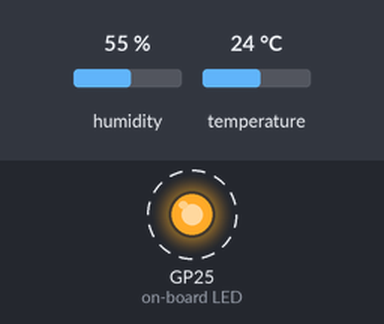
Bench run of a program on a simulated Raspberry Pi Pico running MicroPython. On the bench: output pins drawn as LEDs (lit = HIGH). Dashed ring = blinking. The test bench sets the inputs (shaded band); at power-on: humidity 55 %, temperature 24 °C. WiFi joins after 1.5 s; no MQTT or app messages arrive unless stated; values from a settings file that is not in the repository are placeholders; what the program prints to the serial console is not drawn.

Above: at 2.55 s.
Timing chart, 0 to 5.5 s (numbered marks = the images above):
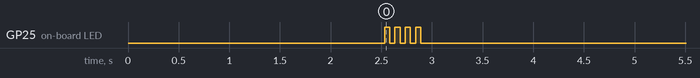

Measured:
- by itself, GP25 (on-board LED): alternates HIGH for 0.05 s and LOW for 0.05 s, 8 changes in all, then stays LOW

The program:

main.py
```python
'''
##################################################################################
##################################################################################

Import section

##################################################################################
##################################################################################
'''

import dht                # DHT library provided by micropython
import gc                 # garbage collector for memory management
import custom_exceptions as ce  # custom exceptions for error handling

from ujson import dumps
from boot import blink, mqtt_client, MQTT_CLIENT_ID
from analog_sensor import AnalogSensor      # Analog sensor module which provides an extra abstraction layer and more control over the analog sensors
from machine import Pin, reset, reset_cause      # micropython library for pin access
from time import sleep            # time functions
from my_secrets import mqtt_feeds    # secret file with credentials
'''
##################################################################################
##################################################################################

Global Variables and Objects

##################################################################################
##################################################################################
'''
# delays
DELAY = 1800 # delay in s between each readings -> 15 minutes
BLINK_DELAY_UNKNOWN_ERROR = 500 # in ms define the blink delay for unkown errors
BLINK_DELAY_SENSOR_CONF_ERROR = 100 # blink delay for analog sensor configuration error
BLINK_DELAY_SENSOR_READING_ERROR = 1000
BLINK_DELAY_SENDING_DATA = 50

# pins' GPIO number
PIN_BUTTON = 22
PIN_LIGHT = 26
PIN_DHT = 27
PIN_SOIL = 28

# Mqtt channels to publish
# stored in my_secrets.py to avoid exposing credentials
MQTT_AMBIENT_TEMP_FEED = mqtt_feeds['ambient_temperature']
MQTT_AMBIENT_HUMI_FEED = mqtt_feeds['ambient_humidity']
MQTT_AMBIENT_LIGHT = mqtt_feeds['ambient_light']
MQTT_SOIL_MOISTURE_FEED = mqtt_feeds['soil_moisture']
MQTT_FEED = MQTT_CLIENT_ID
# Boundaries for Analog sensors:
MAX_SOIL = 43500 # Correspond to the reading obtained when sensor in the air and dry
MIN_SOIL = 13000 # Corresponds to the reading obtained when sensor was emegred in water.

MIN_LIGHT = 300 # Corresponds to the sensor being in the sun
MAX_LIGHT = 2000 # Corresponds to the sensor being under a blanket to mimic dark environment
'''

##################################################################################
##################################################################################

Sensor connection

##################################################################################
##################################################################################
'''

try:
    button = Pin(PIN_BUTTON,Pin.IN)             # Button to control connection on digital pin 20
    light_sensor = AnalogSensor(pin=PIN_LIGHT,name="Ambient Light Sensor") # light sensor connected on pin 26
    # Set the min and max value to be able to retrieve a % of light
    light_sensor.min = MIN_LIGHT
    light_sensor.max = MAX_LIGHT

    soil_sensor = AnalogSensor(pin=PIN_SOIL, name="Soil Moisture Sensor") # Soil moisture sensor connected on pin 28
    # Set the min and max value to be able to retrieve a % of soil humidity
    soil_sensor.min = MIN_SOIL
    soil_sensor.max = MAX_SOIL
    #dht11 sensor for temp and humidity
    dht11_sensor = dht.DHT11(Pin(PIN_DHT))     # DHT11 Constructor connected to pin analog 27

except ce.InvalidSensorNameException as ne: # exception if invalid sensor name
    print(ne.message)
    blink(BLINK_DELAY_SENSOR_CONF_ERROR)
    reset()
except ce.InvalidPinException as pe: # exception if invalid analog pin for Pico W.
    print(pe.message)
    blink(BLINK_DELAY_SENSOR_CONF_ERROR)
    reset()
except Exception as e:
    print(str(e))
    blink(BLINK_DELAY_UNKNOWN_ERROR)
    blink(BLINK_DELAY_UNKNOWN_ERROR)
    reset()

while True:
    try:
        print("Reset cause: {}".format(reset_cause()))

        dht11_sensor.measure()
        current_temperature = dht11_sensor.temperature()
        data = {
            'temperature': current_temperature
        }

        json_data = dumps(data)
        print(json_data)
        mqtt_client.publish(topic=MQTT_AMBIENT_TEMP_FEED,msg=json_data,qos=1)
        blink(BLINK_DELAY_SENDING_DATA)

        current_humidity = dht11_sensor.humidity()
        data = {
            'humidity': current_humidity
        }

        json_data = dumps(data)
        print(json_data)
        mqtt_client.publish(topic=MQTT_AMBIENT_HUMI_FEED,msg=json_data,qos=1)
        blink(BLINK_DELAY_SENDING_DATA)

        percentage_darkness = light_sensor.get_percentage_data()
        # We calculate the complementary percentage because it is more intuitive to think about % of light instead of darkness
        percentage_light = round(100 - percentage_darkness, 0)
        data = {
            'light': percentage_light
        }

        json_data = dumps(data)
        print(json_data)
        mqtt_client.publish(topic=MQTT_AMBIENT_LIGHT,msg=json_data,qos=1)
        blink(BLINK_DELAY_SENDING_DATA)

        percentage_dryness = soil_sensor.get_percentage_data()
        # We calculate the complementary percentage because it is more intuitive to think about % of humidity instead of dryness
        percentage_moist = round(100 - percentage_dryness,0)
        data = {
            'moist': percentage_moist
        }
        json_data = dumps(data)
        print(json_data)
        mqtt_client.publish(topic=MQTT_SOIL_MOISTURE_FEED, msg=json_data,qos=1)
        blink(BLINK_DELAY_SENDING_DATA)

        # Print info into the console
        print("###################################")
        print("Available memory: ", gc.mem_free())
        print("###################################")
        print("Light (%): {}".format(percentage_light))
        print("Soil moist (%) {}%".format(percentage_moist))
        print("Temperature is {} degrees Celsius and Humidity is {}%".format(current_temperature, current_humidity))
        print("###################################")

        # Call the garbage collector to clean memory
        gc.collect()
        # wait until next reading
        sleep(DELAY)

    except ce.InvalidMinMaxException as me:
            print(me.message)
            blink(BLINK_DELAY_SENSOR_CONF_ERROR)
            # We do not reset since maybe some data can maybe be sent
    except Exception as e:
            print(str(e)) # print exception messages
            reset() # reset the device if any exception is caught
```

custom_exceptions.py
```python
class InvalidPinException(Exception):
    def __init__(self, message):
        self.message = message
        super().__init__(self.message)

class InvalidMinMaxException(Exception):
    def __init__(self, message):
        self.message = message
        super().__init__(self.message)

class InvalidSensorNameException(Exception):
    def __init__(self, message):
        self.message = message
        super().__init__(self.message)
```

analog_sensor.py
```python
from machine import ADC, Pin
from custom_exceptions import InvalidPinException, InvalidMinMaxException, InvalidSensorNameException
from time import sleep_ms

valid_pico_w_analog_pins = (26,27,28) # list of the valid pico w analog pins

class AnalogSensor():
    def __init__(self, pin, name):
        if not name.strip():
            raise InvalidSensorNameException(message="The name of the sensor should not be empty or contain only white spaces")
        if pin not in valid_pico_w_analog_pins:
            raise InvalidPinException(message="Invalid Pin provided. The valid analog pins for pico W are 26, 27 or 28")


        self._pin:int = pin
        self._max:int = None
        self._min:int = None
        self._name:int = name
        # The ADC sensor
        self._sensor = ADC(Pin(self._pin))

    '''
    Getters and setters
    '''
    @property #allows to access the value using this form: object.pin instead object.pin()
    def pin(self) -> int:
        return self._pin

    @pin.setter #allows to set the value using object.pin instead of object.pin()
    def pin(self, value: int):
        # Check if the pin is a valid analog pin for a
        if value not in valid_pico_w_analog_pins:
            raise InvalidPinException(message="Invalid Pin provided. The valid analog pins for pico W are 26, 27 or 28")
        self._pin = value

    @property
    def sensor(self) -> int:
        return self._sensor

    @property
    def max(self) -> int:
        return self._max

    @max.setter
    def max(self, value: int):
        '''
        Should be used only if min has been set
        '''
        if self._min is None:
            raise InvalidMinMaxException(message="Please set the minimum for " + self._name + " first.")
        if value < 0 or value < self._min:
            raise InvalidMinMaxException(message="The maximum boundary for " + self._name + " should be >= 0. and >= to the minimum boundary.")
        self._max = value
    @property
    def min(self) -> int:
        return self._min

    @min.setter
    def min(self, value: int):
        # check if the value is <= to 0 -> negatives are not allowed
        if value < 0:
            raise InvalidMinMaxException(message="The minimum boundary for " + self._name + " should be >= 0")
        # Check if the max has been defined and in that case if the value is superior or equal to the max -> there should be a gap between min and max with min < max
        if self._max is not None and value >= self._max:
            raise InvalidMinMaxException(message="The minimum boundary for " + self._name + " should be < to the maximum boundary")
        self._min = value


    @property
    def name(self) -> str:
        return self._name

    @name.setter
    def name(self, value: str):
        if not value.strip():
            raise InvalidSensorNameException(message="The name of the sensor should not be empty or contain only white spaces")
        self._name = value

    '''
    Methods
    '''

    def get_raw_data(self) -> int:
        '''
        Return the raw value read from the sensor
        '''
        return self.sensor.read_u16()

    def calculate_percentage_data(self, value) -> float:
        '''
        Return the value in percentage based on the _min and the _max for the provided value
        If out of bound, returns closest max or min.
        '''
        if self._max is None or self._min is None:
            raise InvalidMinMaxException(message="Minimum and/or maximum boundaries are not defined for sensor " + self._name)

        if value <= self.min:
            return 0.0
        if value >= self.max:
            return 100.0

        adjusted_max = self.max - self.min
        adjusted_value = value - self.min
        percentage = adjusted_value / adjusted_max * 100

        return percentage

    def get_percentage_data(self) -> float:
        '''
        Reads the sensor value and returns the value in percentage based on the _min and the _max
        If out of bound, returns closest max or min.
        '''
        # clamp the value between _min and _max to ensure it falls within the range
        result = self.calculate_percentage_data(value=self.get_raw_data())
        return result

    def calibrate_min(self):
        '''
        Allows to set _min using a mean of 10 readings with 100 ms interval. The min should reflect the minimum value expected to be returned.
        Place the sensor in the conditions triggering the minimum output and call the method.
        Should be called before calibrate_max if no _max value has been set.
        '''
        ms_interval = 100
        iterations = 10
        total = 0
        for _ in range(iterations):
            total += self.get_raw_data()
            sleep_ms(ms_interval)
        self.min = int(round(total/iterations)) # we use the setter to check for the exceptions

    def calibrate_max(self):
        '''
        Allows to set _max using a mean of 10 readings with 100 ms. The max should reflect the maximum value expected to be returned.
        Place the sensor in the conditions triggering the maximum output and call the method.
        '''
        ms_interval = 100
        iterations = 10
        total = 0
        for _ in range(iterations):
            total += self.get_raw_data()
            sleep_ms(ms_interval)
        self.max = int(round(total/iterations)) # we use the setter to check for the exceptions

    def __str__(self):
        '''
        Returns a string about the sensor with key attributes' values
        '''
        return "Sensor {}, connected to pin {}, with min = {} and max = {}".format(self.name, self.pin, self.min, self.max)
```

WIFI.py
```python
# Modified version of the original code: https://hackmd.io/@lnu-iot/rJVQizwUh from @author: LNU Applied IoT
# Modified to be an object and include a disconnect method as well as some attributes

import network
from time import sleep
from my_secrets import secrets  # secrets is not pushed to avoid having WIFI access on github

class WifiConnector():

    wlan: network.WLAN
    debug: bool
    ip: str
    def __init__(self, debug: bool = False) -> None:
        self.wlan = network.WLAN(network.STA_IF)
        self.debug = debug
        self.ip = ""

    def is_connected(self) -> bool:
       return self.wlan.isconnected()

    def do_connect(self):
        if not self.is_connected():                       # Check if already connected
            if self.debug:
                print('connecting to network...')
            self.wlan.active(True)                       # Activate network interface
            # set power mode to get WiFi power-saving off (if needed)
            self.wlan.config(pm = 0xa11140)
            self.wlan.connect(secrets["ssid"], secrets["password"])  # Your WiFi Credential
            if self.debug:
                print('Waiting for connection...', end='')
            # Check if it is connected otherwise wait
            while not self.is_connected() and self.wlan.status() >= 0:
                print('.', end='')
                sleep(1)
        # Print the IP assigned by router
        self.ip = self.wlan.ifconfig()[0]
        if self.debug:
            print('\nConnected on {}'.format(self.ip))
        return self.ip


    def http_get(self, url = 'http://detectportal.firefox.com/'):
        import socket                           # Used by HTML get request
        import time                             # Used for delay
        _, _, host, path = url.split('/', 3)    # Separate URL request
        addr = socket.getaddrinfo(host, 80)[0][-1]  # Get IP address of host
        s = socket.socket()                     # Initialise the socket
        s.connect(addr)                         # Try connecting to host address
        # Send HTTP request to the host with specific path
        s.send(bytes('GET /%s HTTP/1.0\r\nHost: %s\r\n\r\n' % (path, host), 'utf8'))
        time.sleep(1)                           # Sleep for a second
        rec_bytes = s.recv(10000)               # Receve response
        print(rec_bytes)                        # Print the response
        s.close()                               # Close connection

    def disconnect(self) -> None:
        self.wlan.disconnect()
        if self.debug:
            print("Disconnecting from {}".format(self.ip))

    def get_ip(self) -> str:
        return self.ip
```

Source omitted: boot.py (3810 bytes)
